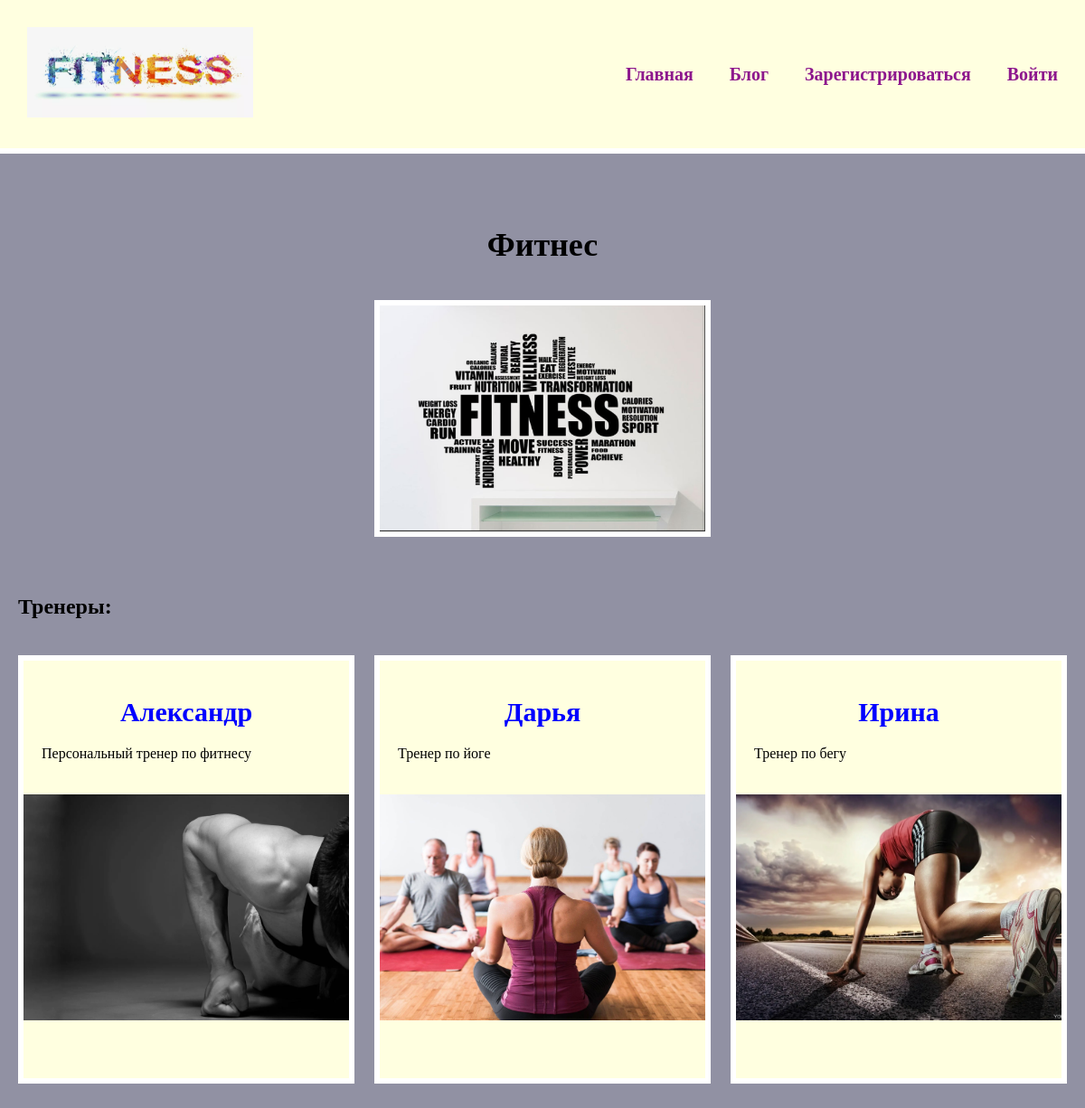
The page / on the database its author committed.
### coach/models.py (models this page shows, shortened)
class Coach(models.Model):
    title = models.CharField(max_length=100)
    description = models.CharField(max_length=300)
    image = models.ImageField(upload_to='skills/images/')
    url = models.URLField(blank=True)

### coach/views.py (the view)
# urls.py: path('', views.index, name='index'),
def index(request):
    projects = Coach.objects.all()  # достаем все данные и записываем в переменную
    return render(request, 'skills/index.html', {'projects': projects})

### coach/templates/skills/index.html
{% extends 'skills/base.html' %}
{% load static %}
{% block content %}
<h1>Фитнес</h1>
<div class="img">
    <img src="{% static 'skills/fit.png' %}" alt="">
</div>
<h2>Тренеры:</h2>
<div class="block">
    {% for project in projects %}
    <div class="element">
        <div class="text">
            <h2><a href="{{ project.url }}" target="_blank">{{ project.title }}</a></h2>
            <p>{{ project.description }}</p>
        </div>
        <div class="img1"><a href="{% url 'blogs' %}"><img src="{{ project.image.url }}" alt=""></a></div>
    </div>
    {% endfor %}
</div>
{% endblock %}

### coach/templates/skills/base.html (shortened to what this page needs)
<!DOCTYPE html>
{% load static %}
<html lang="en">
<head>
    <link rel="stylesheet" href="{% static 'css/style.css' %}">
</head>
<body>
    <div class="menu">
        <div class="wrap">
            <div class="logo">
                <img src="{% static 'skills/logo1.jpg' %}" alt="">
            </div>
            <ul>
                <li><a href="{% url 'index' %}">Главная</a></li>
                <li><a href="{% url 'blogs' %}">Блог</a></li>
                <li><a href="{% url 'signupuser' %}">Зарегистрироваться</a></li>
                <li><a href="{% url 'blogs' %}">Войти</a></li>
            </ul>
        </div>
    </div>
    <div class="content">
      <div class="wrap">
        {% block content %}
        {% endblock %}
      </div>
    </div>
</body>
</html>

### coach/static/css/style.css (style rules this page uses)
body { background: #9191a3; padding: 0; margin: 0; }
.wrap { max-width: 1200px; margin: 0 auto; padding: 20px; box-sizing: border-box; }
.block { display: flex; flex-wrap: wrap; justify-content: space-between; margin-bottom: 60px; }
.element, .count { background: lightyellow; border: 6px solid #fff; margin: 20px 0; }
.text { width: 360px; padding: 20px; box-sizing: border-box; }
.img1 { margin-bottom: 60px; }
img { width: 360px; height: 250px; }
.content h1 { text-align: center; margin: 60px 0 40px; font-size: 36px; }
.img h2, .text h2 { text-align: center; margin: 20px 0; font-size: 30px; }
.img { text-align: center; margin-bottom: 60px; }
.img img { border: 6px solid #fff; }
h2 a { text-decoration: none; color: blue; }
.menu { background:lightyellow; padding: 10px; border-bottom: 6px solid #fff; }
.menu .wrap { display: flex; flex-wrap: wrap; justify-content: space-between; align-items: center; }
.menu a { color: #8d178d; font-weight: bold; text-decoration: none; }
.menu ul { display: flex; list-style: none; font-size: 20px; }
.menu img { width: 250px; height: 100px; }
.menu li { margin-left: 40px; }

### rows shown on the page
Coach: title "Александр", description "Персональный тренер по фитнесу", image (picture)
Coach: title "Дарья", description "Тренер по йоге", image (picture)
Coach: title "Ирина", description "Тренер по бегу", image (picture)
